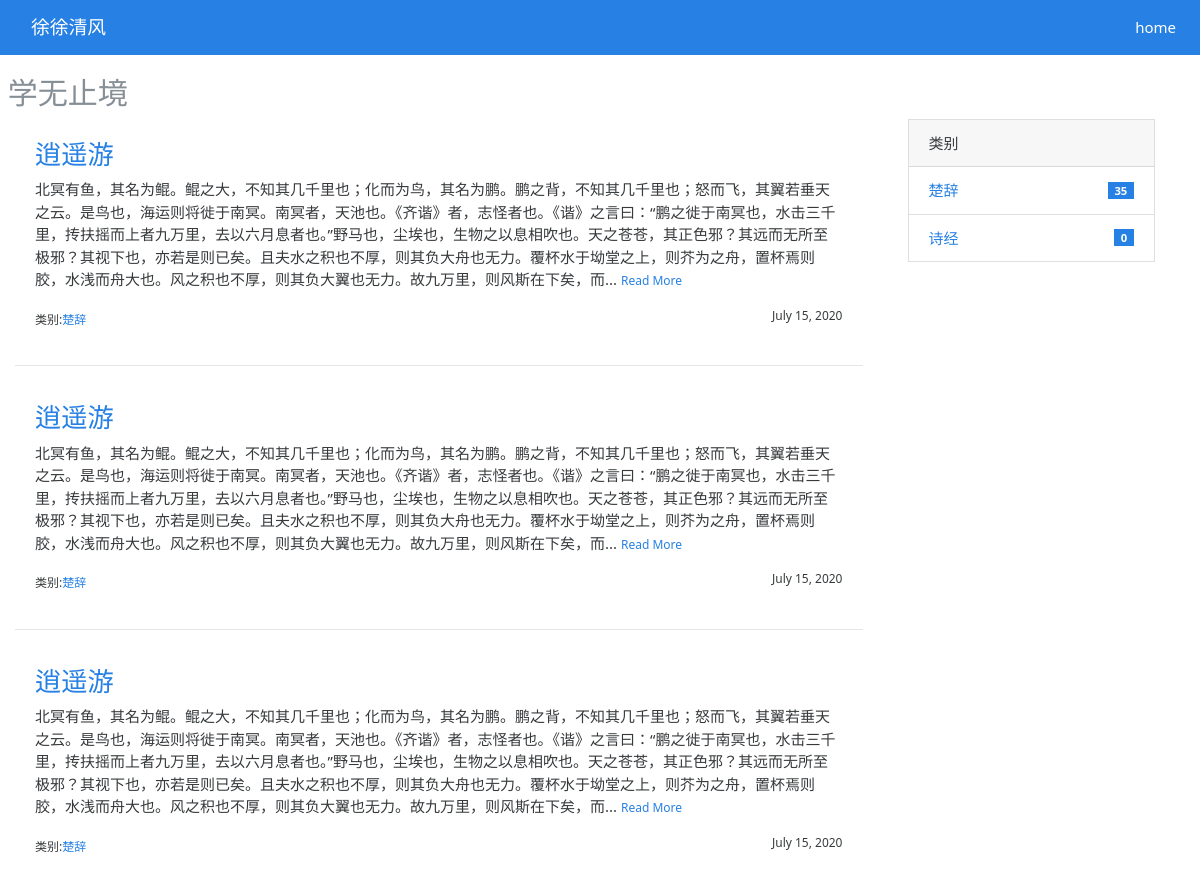
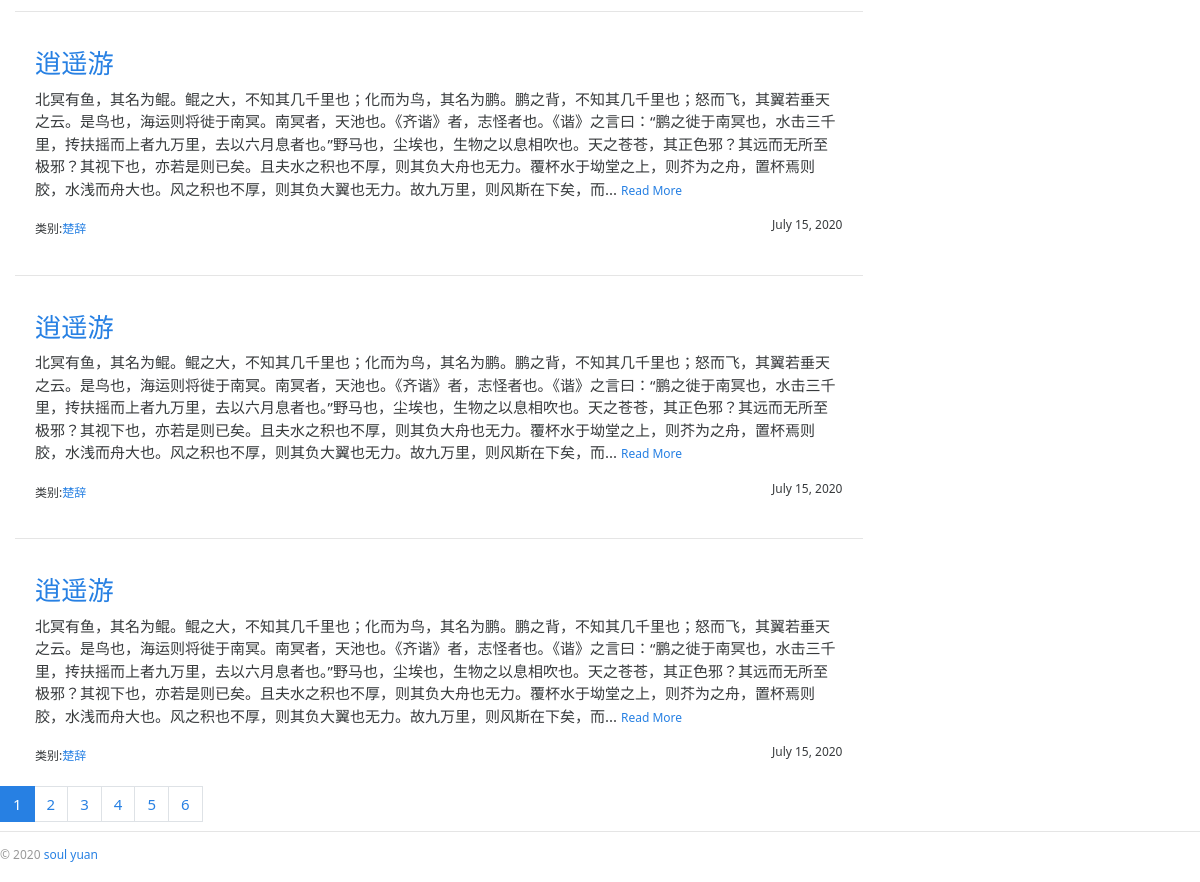
The page / on the database its author committed (2 pictures, top to bottom).
### blog/models.py (models this page shows, shortened)
class User(db.Model):
    id = db.Column(db.Integer, primary_key=True)
    username = db.Column(db.String(20), unique=True)
    password_hash = db.Column(db.String(128))
    blog_title = db.Column(db.String(60))
    blog_sub_title = db.Column(db.String(100))
    name = db.Column(db.String(30))
    about = db.Column(db.Text)

class Post(db.Model):
    id = db.Column(db.Integer, primary_key=True)
    title = db.Column(db.String(60))
    body = db.Column(db.Text)
    timestamp = db.Column(db.DateTime, default=datetime.utcnow(), index=True)
    can_comment = db.Column(db.Boolean, default=True)
    category_id = db.Column(db.Integer, db.ForeignKey("category.id"))
    category = db.relationship("Category", back_populates="posts")
    comments = db.relationship("Comment", back_populates="post", cascade="all, delete-orphan")

class Category(db.Model):
    id = db.Column(db.Integer, primary_key=True)
    name = db.Column(db.String(30))
    posts = db.relationship("Post", back_populates="category")

### blog/blueprints/blog.py (the view)
@blog_bp.route("/")
def index():
    page = request.args.get("page", 1, type=int)
    per_page = current_app.config['BLOG_POST_PER_PAGE']
    pagination = Post.query.order_by(Post.timestamp.desc()).paginate(page, per_page=per_page)
    return render_template("blog/index.html", posts=pagination.items, pagination=pagination)

### blog/__init__.py (called while the page is built)
def register_template_context(app):
    @app.context_processor
    def make_template_context():
        user = User.query.first()
        categories = Category.query.order_by(Category.name).all()
        return dict(
            user=user, categories=categories,
        )

### blog/templates/blog/index.html (shortened to what this page needs)
{% extends "base.html" %}
{% from "bootstrap/pagination.html" import render_pager %}
{% from "macros.html" import page_pagination %}
{% block content %}
    <div>
        <h2 class="text-muted">&nbsp;{{user.blog_sub_title|default("subTitle")}}</h2>
    </div>
    <div class="col-sm row">
        <div class="col-sm-9 page-item">
            {% include "blog/_posts.html" %}
        </div>
        <div class="col-sm-3 sidebar">
            {% include "blog/_sidebar.html" %}
        </div>
    </div>
    {% if posts %}
        {{page_pagination(pagination)}}
    {% endif %}
{% endblock %}

### blog/templates/base.html (shortened to what this page needs)
<!DOCTYPE html>
<html style="height: 100%">
    <head>
        {% block head %}
        <link rel="stylesheet" href="{{url_for('static', filename='css/%s.min.css' % request.cookies.get('theme', 'perfect_blue'))}}" type="text/css">
        <link rel="stylesheet" href="{{url_for('static', filename='css/style.css')}}" type="text/css">
        {% endblock head%}
        {% from "macros.html" import nav_link %}
    </head>
    <body style="min-height:100%; position:relative;">
        {% block nav %}
        <nav class="navbar navbar-expand-lg navbar-dark bg-primary">
            <div class="container">
                <a class="navbar-brand" href="/">{{user.blog_title}}</a>
            </div>
            <div class="collapse navbar-collapse" id="blogTabs">
                <ul class="navbar-nav mr-auto">
                    {{nav_link('blog.index', 'home')}}
                </ul>
            </div>
        </nav>
    {% endblock nav %}
    <main style="padding-bottom: 60px">
        {% block content %}
        {% endblock %}
    </main>
    <footer style="position: absolute; width: 100%; height: 10px; bottom: 0px;">
        {% block footer %}
            <small> &copy; 2020 <a href="https://github.com/soulYuan" title="Written by soulYuan">soul yuan</a></small>
        {% endblock %}
    </footer>
    </body>
</html>

### blog/templates/blog/_posts.html
{% block content %}
    {% if posts %}
        {% for post in posts %}
            <div class="card-body">
                <h3 class="text-primary"><a href="{{url_for('.show_post', post_id=post.id)}}">{{post.title}}</a></h3>
                <p>
                    {{post.body|striptags|truncate}}
                    <small><a href="{{url_for('.show_post', post_id=post.id)}}">Read More</a></small>
                </p>
                <small>
                    类别:<a href="{{url_for('.show_category', category_id=post.category.id)}}">{{post.category.name}}</a>
                    <span class="float-right">{{moment(post.timestamp).format('LL')}}</span>
                </small>
            </div>
            {% if not loop.last %}
                <hr>
            {% endif %}
        {% endfor %}
    {% else %}
        <div class="tip">
            <h5>No Posts yet.</h5>
        </div>
    {% endif %}
{% endblock %}

### blog/templates/blog/_sidebar.html
{% if categories %}
    <div class="card mb-3">
        <div class="card-header">类别</div>
        <ul class="list-group list-group-flush">
            {% for category in categories %}
                <li class="list-group-item  list-group-item-action d-flex justify-content-between align-items-center">
                    <a href="{{ url_for('blog.show_category', category_id=category.id) }}">
                        {{ category.name }}
                    </a>
                    <span class="badge badge-primary badge-pill"> {{ category.posts|length }}</span>
                </li>
            {% endfor %}
        </ul>
    </div>
{% endif %}

### blog/static/css/style.css (style rules this page uses)
nav { margin-bottom: 20px; }
.sidebar { padding-left: 30px; }
footer { margin-top: 30px; padding: 10px 0 40px; color: #999; border-top: 1px solid #e5e5e5; }

### rows shown on the page
User: blog_title "徐徐清风", blog_sub_title "学无止境"
Post: title "逍遥游", body "北冥有鱼，其名为鲲。鲲之大，不知其几千里也；化而为鸟，其名为鹏。鹏之背，不知其几千里也；怒而飞，其翼若垂天之云。是鸟也，海运则将徙于南冥。南冥者，天池也。《齐谐》者，志怪者也。《谐》之言曰：“鹏之徙于南冥也，水击三千里，抟扶摇而上者九万里，去以六月息者也。”野马也，尘埃也，生物之以息相吹也。天之苍苍，其正色邪？其远而无所至极邪？其视下也，亦若是则已矣。且夫水之积也不厚，则其负大舟也无力。覆杯水于坳堂之上，则芥为之舟，置杯焉则胶，水浅而舟大也。风之积也不厚，则其负大翼也无力。故九万里，则风斯在下矣，而...", category.name "楚辞", timestamp "July 15, 2020"
Post: title "逍遥游", body "北冥有鱼，其名为鲲。鲲之大，不知其几千里也；化而为鸟，其名为鹏。鹏之背，不知其几千里也；怒而飞，其翼若垂天之云。是鸟也，海运则将徙于南冥。南冥者，天池也。《齐谐》者，志怪者也。《谐》之言曰：“鹏之徙于南冥也，水击三千里，抟扶摇而上者九万里，去以六月息者也。”野马也，尘埃也，生物之以息相吹也。天之苍苍，其正色邪？其远而无所至极邪？其视下也，亦若是则已矣。且夫水之积也不厚，则其负大舟也无力。覆杯水于坳堂之上，则芥为之舟，置杯焉则胶，水浅而舟大也。风之积也不厚，则其负大翼也无力。故九万里，则风斯在下矣，而...", category.name "楚辞", timestamp "July 15, 2020"
Post: title "逍遥游", body "北冥有鱼，其名为鲲。鲲之大，不知其几千里也；化而为鸟，其名为鹏。鹏之背，不知其几千里也；怒而飞，其翼若垂天之云。是鸟也，海运则将徙于南冥。南冥者，天池也。《齐谐》者，志怪者也。《谐》之言曰：“鹏之徙于南冥也，水击三千里，抟扶摇而上者九万里，去以六月息者也。”野马也，尘埃也，生物之以息相吹也。天之苍苍，其正色邪？其远而无所至极邪？其视下也，亦若是则已矣。且夫水之积也不厚，则其负大舟也无力。覆杯水于坳堂之上，则芥为之舟，置杯焉则胶，水浅而舟大也。风之积也不厚，则其负大翼也无力。故九万里，则风斯在下矣，而...", category.name "楚辞", timestamp "July 15, 2020"
Post: title "逍遥游", body "北冥有鱼，其名为鲲。鲲之大，不知其几千里也；化而为鸟，其名为鹏。鹏之背，不知其几千里也；怒而飞，其翼若垂天之云。是鸟也，海运则将徙于南冥。南冥者，天池也。《齐谐》者，志怪者也。《谐》之言曰：“鹏之徙于南冥也，水击三千里，抟扶摇而上者九万里，去以六月息者也。”野马也，尘埃也，生物之以息相吹也。天之苍苍，其正色邪？其远而无所至极邪？其视下也，亦若是则已矣。且夫水之积也不厚，则其负大舟也无力。覆杯水于坳堂之上，则芥为之舟，置杯焉则胶，水浅而舟大也。风之积也不厚，则其负大翼也无力。故九万里，则风斯在下矣，而...", category.name "楚辞", timestamp "July 15, 2020"
Post: title "逍遥游", body "北冥有鱼，其名为鲲。鲲之大，不知其几千里也；化而为鸟，其名为鹏。鹏之背，不知其几千里也；怒而飞，其翼若垂天之云。是鸟也，海运则将徙于南冥。南冥者，天池也。《齐谐》者，志怪者也。《谐》之言曰：“鹏之徙于南冥也，水击三千里，抟扶摇而上者九万里，去以六月息者也。”野马也，尘埃也，生物之以息相吹也。天之苍苍，其正色邪？其远而无所至极邪？其视下也，亦若是则已矣。且夫水之积也不厚，则其负大舟也无力。覆杯水于坳堂之上，则芥为之舟，置杯焉则胶，水浅而舟大也。风之积也不厚，则其负大翼也无力。故九万里，则风斯在下矣，而...", category.name "楚辞", timestamp "July 15, 2020"
Post: title "逍遥游", body "北冥有鱼，其名为鲲。鲲之大，不知其几千里也；化而为鸟，其名为鹏。鹏之背，不知其几千里也；怒而飞，其翼若垂天之云。是鸟也，海运则将徙于南冥。南冥者，天池也。《齐谐》者，志怪者也。《谐》之言曰：“鹏之徙于南冥也，水击三千里，抟扶摇而上者九万里，去以六月息者也。”野马也，尘埃也，生物之以息相吹也。天之苍苍，其正色邪？其远而无所至极邪？其视下也，亦若是则已矣。且夫水之积也不厚，则其负大舟也无力。覆杯水于坳堂之上，则芥为之舟，置杯焉则胶，水浅而舟大也。风之积也不厚，则其负大翼也无力。故九万里，则风斯在下矣，而...", category.name "楚辞", timestamp "July 15, 2020"
Category: name "楚辞", posts|length "35"
Category: name "诗经", posts|length "0"

### other values the page prints
{{ text }} "home"
{{ page }} "1"
{{ page }} "2" "3" "4" "5" "6"
